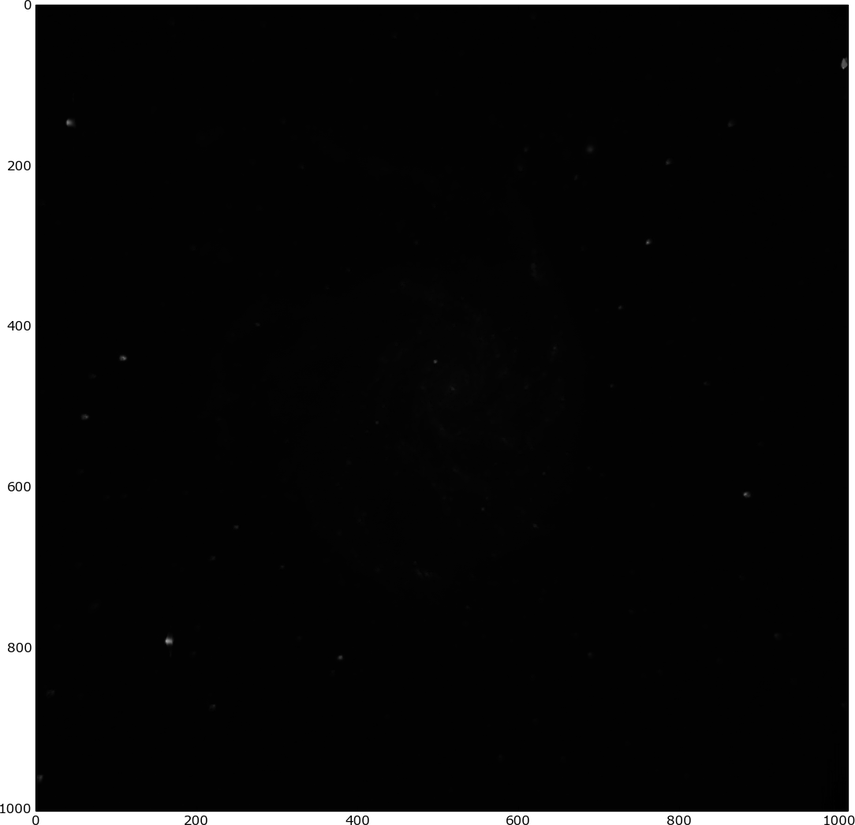
#> input picture Homework 3/Problem5_Galaxy_Edit1.png, 855 x 825 px, shrunk from 1084 x 1046 before the run
$ python Problem4.py   (older library calls are emulated)
#> lines starting #> are read from the running program, lines starting #| are printed output that depends on the picture
import matplotlib.pyplot as plt
import numpy as np
import scipy.ndimage as ndimage
import csv
import cv2

# [38 lines of commented-out code are left out]
plt.figure()
Filtered_Image_Array = ndimage.imread("Problem5_Galaxy_Edit1.png", flatten=True)
#> Filtered_Image_Array: shape (825, 855) float32; min 0, max 255, mean 19.4
med_denoised = ndimage.median_filter(Filtered_Image_Array,3)
# plt.show()

###########################################
############### Sharpening ################
###########################################
# Filtered_Image_Array=numpyarray
Filtered_Image_Array = ndimage.gaussian_filter(med_denoised, 3) # Filtered_Image_Array, 3)
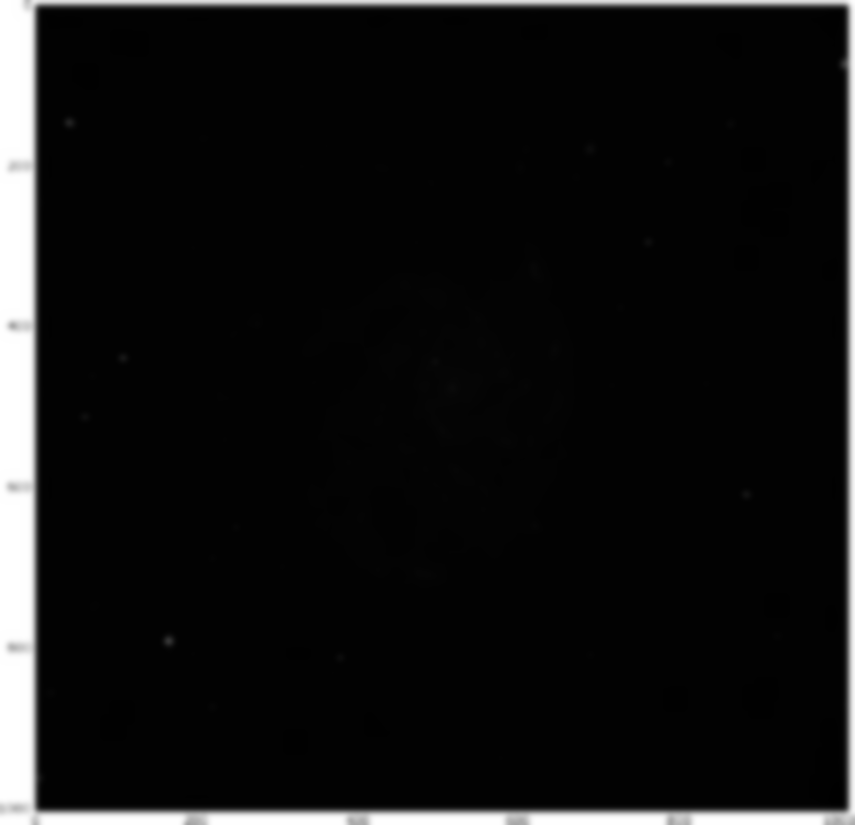
#> Filtered_Image_Array: shape (825, 855) float32; min 0.256, max 255, mean 19.5
filter_blurred = ndimage.gaussian_filter(Filtered_Image_Array, 1)
alpha=30
sharpened_image = Filtered_Image_Array + alpha * (Filtered_Image_Array - filter_blurred)
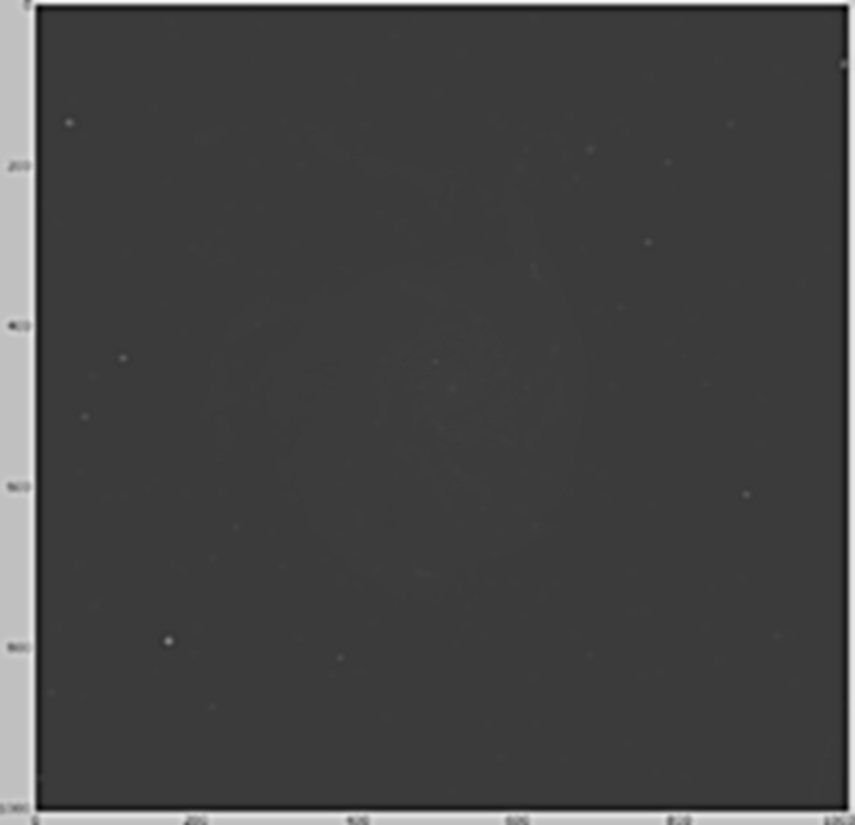
#> sharpened_image: shape (825, 855) float32; min -112.5, max 374.4, mean 19.5; drawn with min black and max white
plt.imshow(sharpened_image, cmap=plt.cm.gray)
plt.show()

# [39 lines of commented-out code are left out]

$ run again, with Homework 3/Problem3.png copied over Homework 3/Problem5_Galaxy_Edit1.png
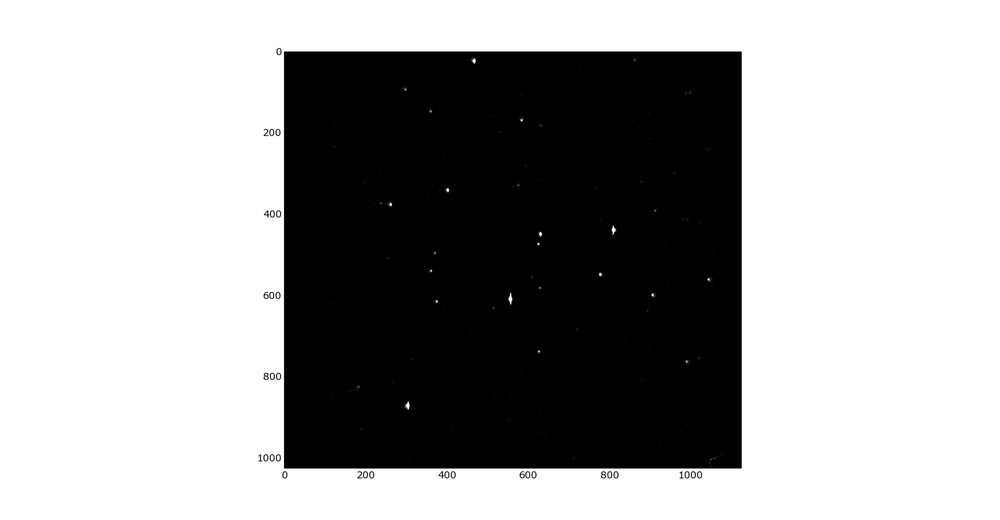
#> input picture Homework 3/Problem3.png, 1000 x 520 px, shrunk from 1707 x 887 before the run
#> `Filtered_Image_Array = ndimage.gaussian_filter(med_denoised, 3)`:
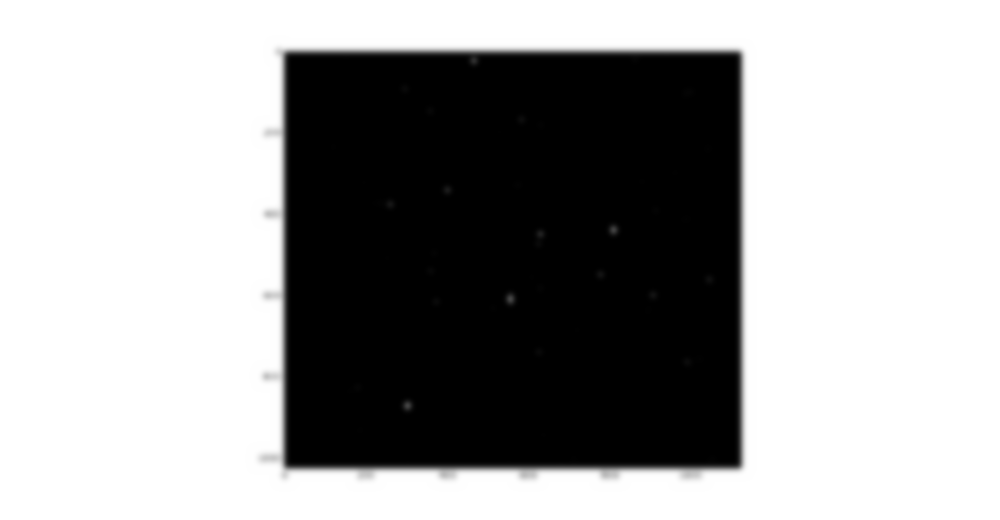
#> Filtered_Image_Array: shape (520, 1000) float32; min 0, max 255, mean 161.3
#> `sharpened_image = Filtered_Image_Array + alpha * (Filtered_Image_Array..`:
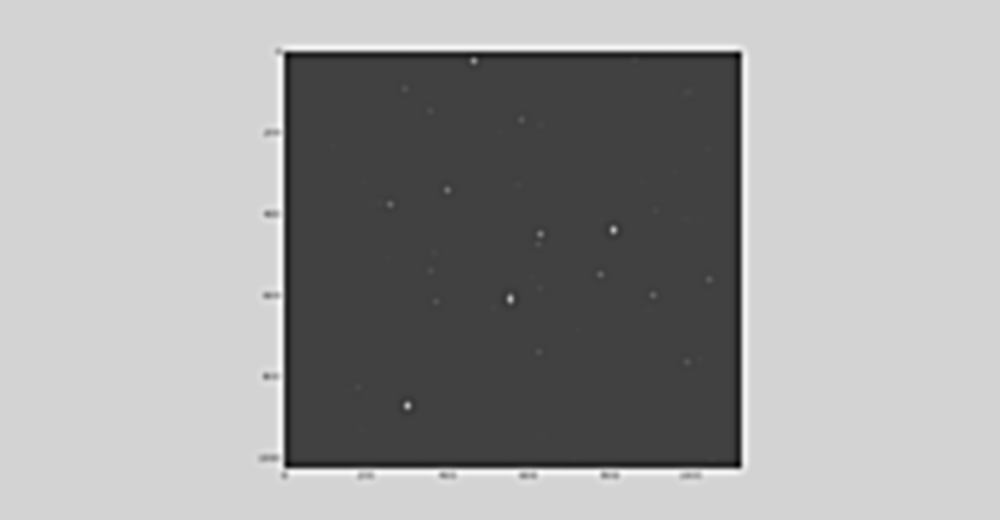
#> sharpened_image: shape (520, 1000) float32; min -114.2, max 331.8, mean 161.3; drawn with min black and max white
